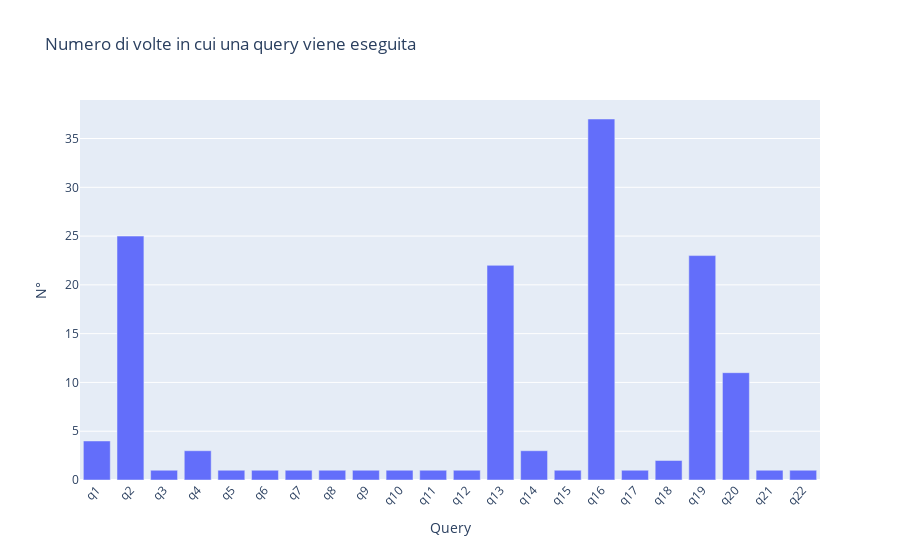

This figure's notebook cell:
### Code cell
fig = go.Figure()
fig.add_trace(go.Bar(x=mean_time.index, y=mean_time["times"], name='Queries Times'))
fig.update_layout(barmode='group', xaxis_tickangle=-45, title='Numero di volte in cui una query viene eseguita', xaxis_title='Query', yaxis_title='N°')
fig.show()

### Figure 1 — Plotly figure (JSON) as saved in the notebook; plotly's stock layout.template omitted (floating-point values rounded to 4 significant figures)
{"data": [{"name": "Queries Times", "type": "bar", "x": ["q1", "q2", "q3", "q4", "q5", "q6", "q7", "q8", "q9", "q10", "q11", "q12", "q13", "q14", "q15", "q16", "q17", "q18", "q19", "q20", "q21", "q22"], "y": [4, 25, 1, 3, 1, 1, 1, 1, 1, 1, 1, 1, 22, 3, 1, 37, 1, 2, 23, 11, 1, 1]}], "layout": {"barmode": "group", "title": {"text": "Numero di volte in cui una query viene eseguita"}, "xaxis": {"tickangle": -45, "title": {"text": "Query"}}, "yaxis": {"title": {"text": "N°"}}}}
